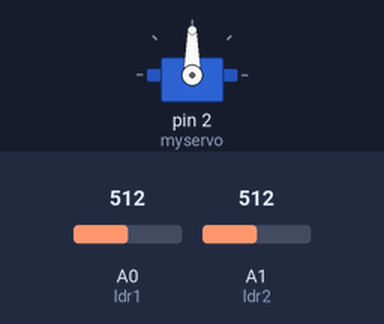
Bench run of a sketch on a simulated Arduino Uno, built with avr-gcc and run on an emulated ATmega328P. Shown: servo. The test bench sets the inputs (shaded band); at power-on: A0 (ldr1) = 512, A1 (ldr2) = 512.

Above: at 2.2 s.
2.3 s: A0 (ldr1) set to 523
3.8 s: A0 (ldr1) set to 546
At 4.38 s:
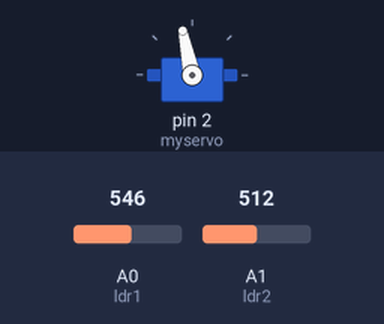
6.8 s: A0 (ldr1) set to 511
At 6.8 s:
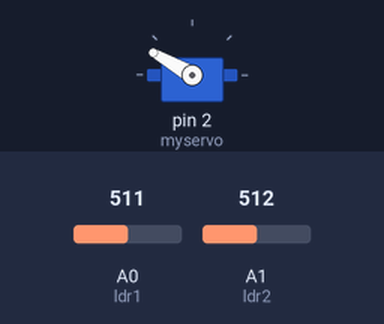
8.3 s: A1 (ldr2) set to 500
9.8 s: A1 (ldr2) set to 483
At 12.4 s:
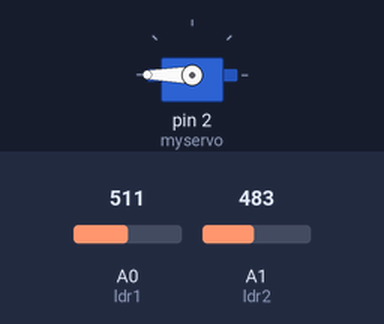
12.8 s: A1 (ldr2) set to 518
14.3 s: A1 (ldr2) set to 547
At 14.89 s:
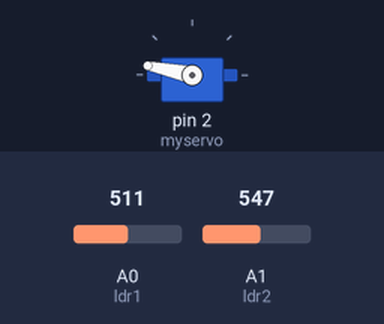
Timing chart, 0 to 20.9 s (numbered marks = the images above; inputs shaded):
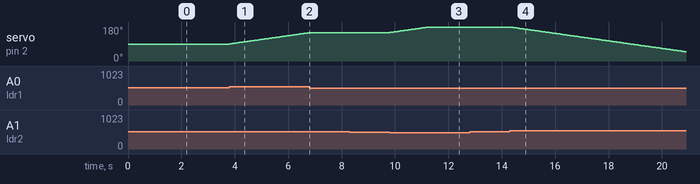

The sketch:

SOLAR_TRACKER.ino
```cpp
#include <Servo.h> //includes the servo library

Servo myservo;

#define ldr1 A0 // set ldr 1 Analog input pin of East ldr as an integer
#define ldr2 A1 // set ldr 2 Analog input pin of West ldr as an integer

int pos = 90; // initial position of the Horizontal movement controlling servo motor
int tolerance = 20; // allowable tolerance setting - so solar servo motor isn't constantly in motion

void setup(){
myservo.attach(2); // attaches the servo on digital pin 2 to the horizontal movement servo motor
pinMode(ldr1, INPUT); //set East ldr pin as an input
pinMode(ldr2, INPUT); //set West ldr pin as an input
myservo.write(pos); // write the starting position of the horizontal movement servo motor

delay(1000); // 1 second delay to allow the solar panel to move to its staring position before comencing solar tracking
}

void loop(){
int val1 = analogRead(ldr1); // read the value of ldr 1
int val2 = analogRead(ldr2); // read the value of ldr 2

if((abs(val1 - val2) <= tolerance) || (abs(val2 - val1) <= tolerance)) {
//no servo motor horizontal movement will take place if the ldr value is within the allowable tolerance
}else {
if(val1 > val2) // if ldr1 senses more light than ldr2
{
pos = pos+1; // decrement the 90 degree poistion of the horizontal servo motor - this will move the panel position Eastward
}
if(val1 < val2) // if ldr2 senses more light than ldr1
{
pos = pos-1; // increment the 90 degree position of the horizontal motor - this will move the panel position Westward
 }
}

if(pos > 180) {pos = 180;} // reset the horizontal postion of the motor to 180 if it tries to move past this point
if(pos < 0) {pos = 0;} // reset the horizontal position of the motor to 0 if it tries to move past this point
myservo.write(pos); // write the starting position to the horizontal motor
delay(50);

}
```

Measured:
- the behaviour switches between 532 and 533 on A0 (ldr1) (found by bisection; images 0 and 1)
- the behaviour switches between 491 and 490 on A1 (ldr2) (found by bisection; images 2 and 3)
- the behaviour switches between 531 and 532 on A1 (ldr2) (found by bisection; images 3 and 4)
- after the input at 2.3 s, every drawn part: stays the same
- after the input at 3.8 s, servo on pin 2 (myservo): moves from 90° to 150° over 3.0 s, starting at once
- after the input at 6.8 s, servo on pin 2 (myservo): stays 150° (without the input it goes to 151° after 0.03 s)
- after the input at 8.3 s, every drawn part: stays the same
- after the input at 9.8 s, servo on pin 2 (myservo): moves from 150° to 180° over 1.5 s, starting at once
- after the input at 12.8 s, every drawn part: stays the same
- after the input at 14.3 s, servo on pin 2 (myservo): moves from 180° to 49° over 6.5 s, starting at once
